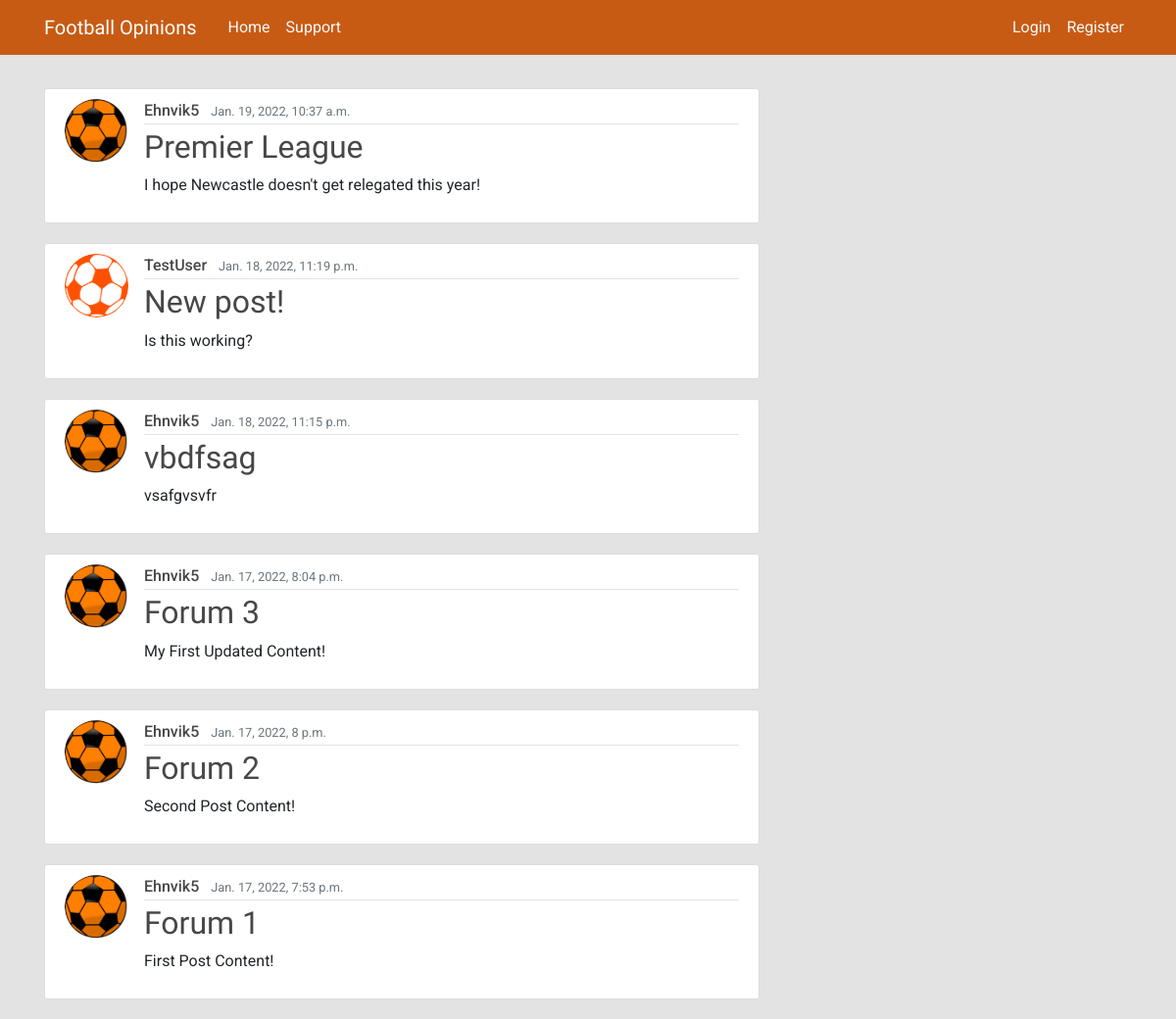
/, run on an earlier commit of the app's database.
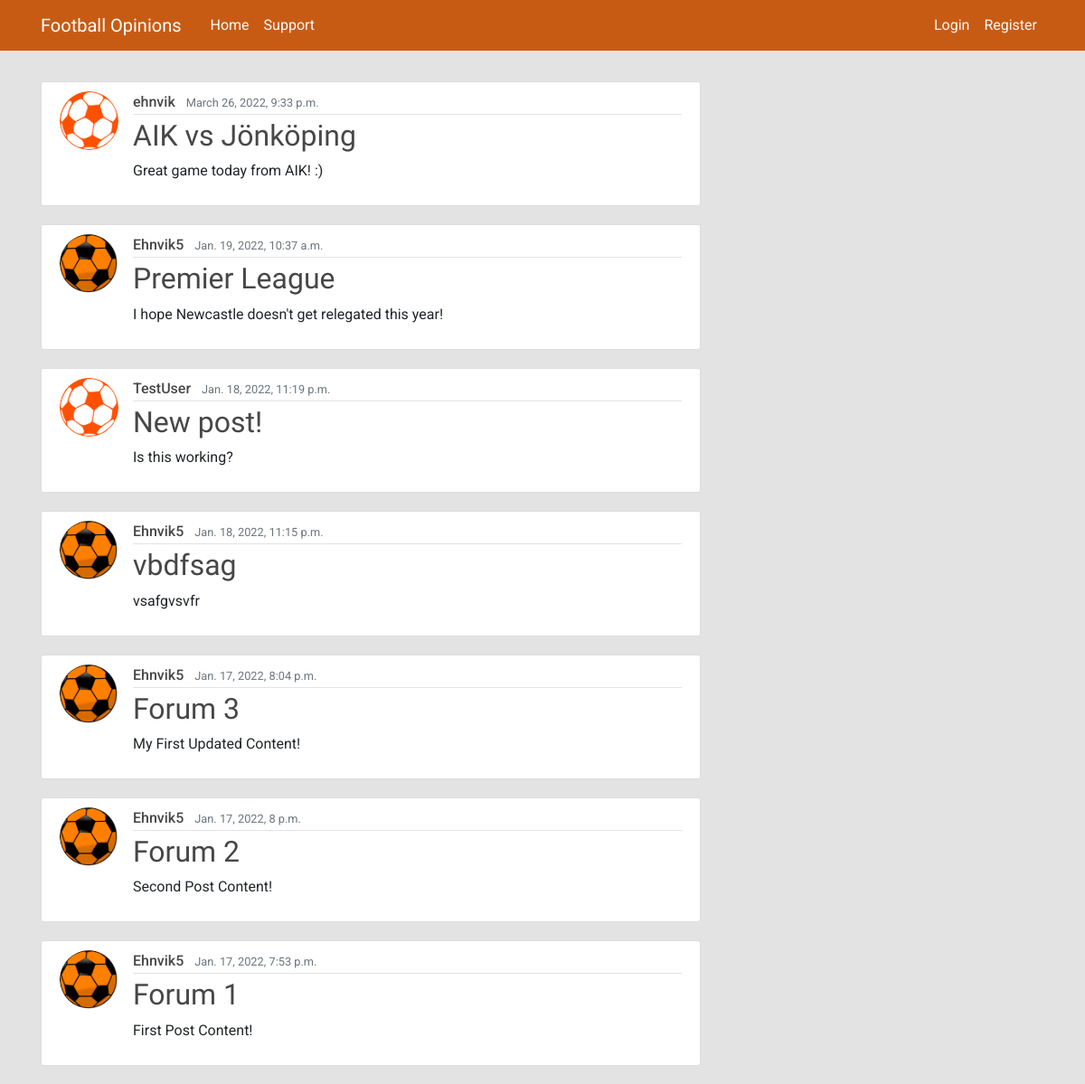
And on a later commit of the database.
### forum/models.py (models this page shows, shortened)
class Post(models.Model):
    title = models.CharField(max_length=100)
    content = models.TextField()
    date_posted = models.DateTimeField(default=timezone.now)
    author = models.ForeignKey(User, on_delete=models.CASCADE)

### users/models.py (models this page shows, shortened)
class Profile(models.Model):
    user = models.OneToOneField(User, on_delete=models.CASCADE)
    image = models.ImageField(default='default.jpg', upload_to='profile_pics')

### forum/views.py (the view)
# urls.py: path('', PostListView.as_view(), name='forum-home'),
class PostListView(ListView):
    model = Post
    template_name = 'forum/home.html'
    context_object_name = 'posts'
    ordering = ['-date_posted']

### forum/templates/forum/home.html
{% extends "forum/base.html" %}
{% block content %}
    {% for post in posts %}
        <article class="media content-section">
          <img class="rounded-circle article-img" src="{{ post.author.profile.image.url }}" alt="{{ post.author.profile.user.username }}">
          <div class="media-body">
            <div class="article-metadata">
              <a class="mr-2 post-detail-button" href="{% url 'user-posts' post.author.username %}">{{ post.author }}</a>
              <small class="text-muted">{{ post.date_posted }}</small>
            </div>
            <h2><a class="article-title" href="{% url 'post-detail' post.id %}">{{ post.title }}</a></h2>
            <p class="article-content">{{ post.content }}</p>
          </div>
        </article>
    {% endfor %}
{% endblock content %}

### forum/templates/forum/base.html (shortened to what this page needs)
{% load static %}
<!DOCTYPE html>
<html lang="en">
<head>
    <link rel="stylesheet" type="text/css" href="{% static 'forum/style.css' %}">
    <link rel="stylesheet" href="https://maxcdn.bootstrapcdn.com/bootstrap/4.0.0/css/bootstrap.min.css">
</head>
<body>
    <header class="site-header">
        <nav class="navbar navbar-expand-md navbar-dark bg-steel fixed-top">
          <div class="container">
            <a class="navbar-brand mr-4" href="{% url 'forum-home' %}">Football Opinions</a>
            <div class="collapse navbar-collapse" id="navbarToggle">
              <div class="navbar-nav mr-auto">
                <a class="nav-item nav-link nav-color" href="{% url 'forum-home' %}">Home</a>
                <a class="nav-item nav-link nav-color" href="{% url 'forum-support' %}">Support</a>
              </div>
              <div class="navbar-nav">
                {% if user.is_authenticated %}
                <a class="nav-item nav-link nav-color" href="{% url 'post-create' %}">New Post</a>
                <a class="nav-item nav-link nav-color" href="{% url 'profile' %}">Profile</a>
                <a class="nav-item nav-link nav-color" href="{% url 'logout' %}">Logout</a>
                {% else %}
                <a class="nav-item nav-link nav-color" href="{% url 'login' %}">Login</a>
                <a class="nav-item nav-link nav-color" href="{% url 'register' %}">Register</a>
                {% endif %}
              </div>
            </div>
          </div>
        </nav>
      </header>
      <main role="main" class="container container-margin">
        <div class="row">
          <div class="col-md-8">
          {% block content %}{% endblock %}
          </div>
        </div>
      </main>
</body>
</html>

### forum/static/forum/style.css (style rules this page uses)
html body { background-color: #e3e3e3; margin-top: 5rem; font-family: "Roboto", sans-serif; }
h1, h2, h3, h4, h5, h6 { color: #fafafa; font-family: "Exo", sans-serif; }
.bg-steel { background-color: #c75b14; color: #fafafa; }
a.nav-item.nav-link.nav-color { color: #fafafa; }
.navbar-brand { font-family: "Exo", sans-serif; }
.content-section { background: #ffffff; padding: 10px 20px; border: 1px solid #dddddd; border-radius: 3px; margin-bottom: 20px; }
.container-margin { padding-top: 10px; }
.post-detail-button { color: rgb(71, 71, 71) !important; border: none !important; text-decoration: none !important; font-weight: 450 !important; font-family: "Roboto", sans-serif !important; }
.article-title { color: rgb(71, 71, 71); font-family: "Exo", sans-serif; }
.article-content { white-space: pre-line; }
.article-img { height: 65px; width: 65px; margin-right: 16px; }
.article-metadata { padding-bottom: 1px; margin-bottom: 4px; border-bottom: 1px solid #e3e3e3 }

What changed in the data, as far as the page shows it:
added Post: author.profile.image (placeholder picture), author "ehnvik", date_posted "March 26, 2022, 9:33 p.m.", title "AIK vs Jönköping", content "Great game today from AIK! :)"
